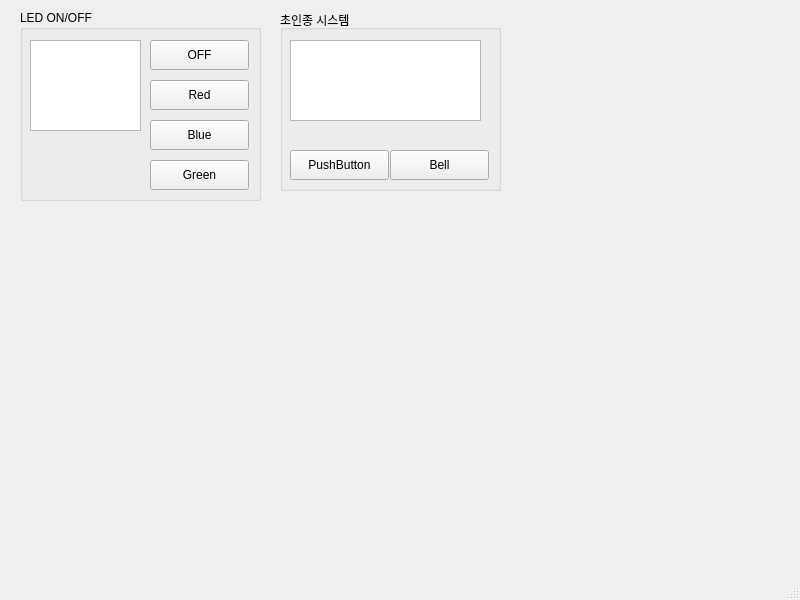
<?xml version="1.0" encoding="UTF-8"?>
<ui version="4.0">
 <class>MainWindow</class>
 <widget class="QMainWindow" name="MainWindow">
  <property name="geometry">
   <rect>
    <x>0</x>
    <y>0</y>
    <width>800</width>
    <height>600</height>
   </rect>
  </property>
  <property name="windowTitle">
   <string>MainWindow</string>
  </property>
  <widget class="QWidget" name="centralwidget">
   <widget class="QGroupBox" name="groupBox">
    <property name="geometry">
     <rect>
      <x>20</x>
      <y>10</y>
      <width>241</width>
      <height>191</height>
     </rect>
    </property>
    <property name="title">
     <string>LED ON/OFF</string>
    </property>
    <widget class="QPushButton" name="btnBlue">
     <property name="geometry">
      <rect>
       <x>130</x>
       <y>110</y>
       <width>99</width>
       <height>30</height>
      </rect>
     </property>
     <property name="text">
      <string>Blue</string>
     </property>
    </widget>
    <widget class="QPushButton" name="btnGreen">
     <property name="geometry">
      <rect>
       <x>130</x>
       <y>150</y>
       <width>99</width>
       <height>30</height>
      </rect>
     </property>
     <property name="text">
      <string>Green</string>
     </property>
    </widget>
    <widget class="QPushButton" name="btnRed">
     <property name="geometry">
      <rect>
       <x>130</x>
       <y>70</y>
       <width>99</width>
       <height>30</height>
      </rect>
     </property>
     <property name="text">
      <string>Red</string>
     </property>
    </widget>
    <widget class="QTextEdit" name="textEdit">
     <property name="geometry">
      <rect>
       <x>10</x>
       <y>30</y>
       <width>111</width>
       <height>91</height>
      </rect>
     </property>
    </widget>
    <widget class="QPushButton" name="btnOff">
     <property name="geometry">
      <rect>
       <x>130</x>
       <y>30</y>
       <width>99</width>
       <height>30</height>
      </rect>
     </property>
     <property name="text">
      <string>OFF</string>
     </property>
    </widget>
   </widget>
   <widget class="QGroupBox" name="groupBox_2">
    <property name="geometry">
     <rect>
      <x>280</x>
      <y>10</y>
      <width>221</width>
      <height>181</height>
     </rect>
    </property>
    <property name="title">
     <string>초인종 시스템</string>
    </property>
    <widget class="QPushButton" name="BtnStart">
     <property name="geometry">
      <rect>
       <x>110</x>
       <y>140</y>
       <width>99</width>
       <height>30</height>
      </rect>
     </property>
     <property name="text">
      <string>Bell</string>
     </property>
    </widget>
    <widget class="QTextEdit" name="textEdit_2">
     <property name="geometry">
      <rect>
       <x>10</x>
       <y>30</y>
       <width>191</width>
       <height>81</height>
      </rect>
     </property>
    </widget>
    <widget class="QPushButton" name="BtnDoor">
     <property name="geometry">
      <rect>
       <x>10</x>
       <y>140</y>
       <width>99</width>
       <height>30</height>
      </rect>
     </property>
     <property name="text">
      <string>PushButton</string>
     </property>
    </widget>
   </widget>
  </widget>
  <widget class="QMenuBar" name="menubar">
   <property name="geometry">
    <rect>
     <x>0</x>
     <y>0</y>
     <width>800</width>
     <height>28</height>
    </rect>
   </property>
  </widget>
  <widget class="QStatusBar" name="statusbar"/>
 </widget>
 <resources/>
 <connections>
  <connection>
   <sender>btnBlue</sender>
   <signal>clicked()</signal>
   <receiver>MainWindow</receiver>
   <slot>blue_on()</slot>
   <hints>
    <hint type="sourcelabel">
     <x>165</x>
     <y>162</y>
    </hint>
    <hint type="destinationlabel">
     <x>333</x>
     <y>159</y>
    </hint>
   </hints>
  </connection>
  <connection>
   <sender>btnGreen</sender>
   <signal>clicked()</signal>
   <receiver>MainWindow</receiver>
   <slot>green_on()</slot>
   <hints>
    <hint type="sourcelabel">
     <x>223</x>
     <y>209</y>
    </hint>
    <hint type="destinationlabel">
     <x>344</x>
     <y>207</y>
    </hint>
   </hints>
  </connection>
  <connection>
   <sender>btnOff</sender>
   <signal>clicked()</signal>
   <receiver>MainWindow</receiver>
   <slot>led_off()</slot>
   <hints>
    <hint type="sourcelabel">
     <x>171</x>
     <y>79</y>
    </hint>
    <hint type="destinationlabel">
     <x>305</x>
     <y>66</y>
    </hint>
   </hints>
  </connection>
  <connection>
   <sender>btnRed</sender>
   <signal>clicked()</signal>
   <receiver>MainWindow</receiver>
   <slot>red_on()</slot>
   <hints>
    <hint type="sourcelabel">
     <x>232</x>
     <y>117</y>
    </hint>
    <hint type="destinationlabel">
     <x>336</x>
     <y>112</y>
    </hint>
   </hints>
  </connection>
  <connection>
   <sender>BtnStart</sender>
   <signal>pressed()</signal>
   <receiver>MainWindow</receiver>
   <slot>buzz_start()</slot>
   <hints>
    <hint type="sourcelabel">
     <x>471</x>
     <y>190</y>
    </hint>
    <hint type="destinationlabel">
     <x>533</x>
     <y>186</y>
    </hint>
   </hints>
  </connection>
  <connection>
   <sender>BtnDoor</sender>
   <signal>clicked()</signal>
   <receiver>MainWindow</receiver>
   <slot>servo_open()</slot>
   <hints>
    <hint type="sourcelabel">
     <x>324</x>
     <y>199</y>
    </hint>
    <hint type="destinationlabel">
     <x>272</x>
     <y>228</y>
    </hint>
   </hints>
  </connection>
 </connections>
 <slots>
  <slot>red_on()</slot>
  <slot>blue_on()</slot>
  <slot>green_on()</slot>
  <slot>led_off()</slot>
  <slot>buzz_start()</slot>
  <slot>servo_open()</slot>
 </slots>
</ui>
